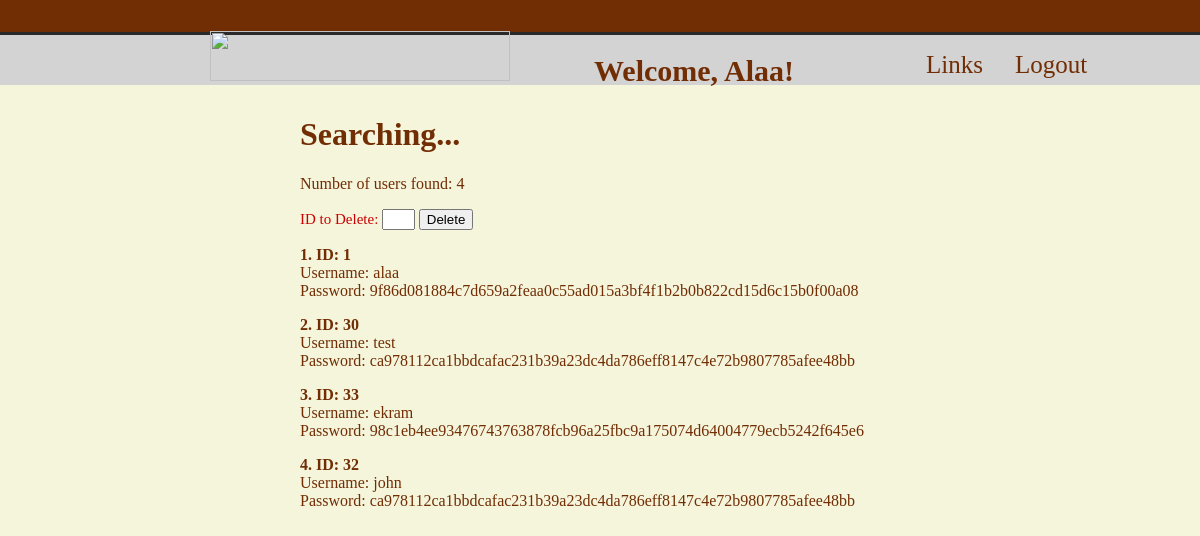
Screenshot of /results.php (signed in) with the database file from the repository.
### tables this page shows
CREATE TABLE IF NOT EXISTS `user` (
  `id` int(11) NOT NULL AUTO_INCREMENT,
  `username` varchar(255) NOT NULL,
  `password` varchar(255) NOT NULL,
  PRIMARY KEY (`id`),
  KEY `username` (`username`)
);

### results.php (the view, shortened to what this page needs)
<?php
require ('connect.php');
?>
<html>
<head><title>Welcome to Babies World</title>
</head>
<body>
<div id="top"></div>
<div id="gray">
<div id="pic"> <img id="logo" src="img/logo.png" width="300px" height="50px">
<span style="font-size:30px;color:#712D04;padding:10px;margin-left:70px;font-weight:bold;">Welcome, <?php echo ucfirst($_SESSION['login_user'])."!"; ?></span>
<ul id="navbar" style="margin-top:-50px;">
  <li><a href="index.php">Links</a></li>
  <li><a href="index.php?logout=true">Logout</a></li>
</ul>
</div>
</div>
<div id="mid">
<h1>Searching...</h1>
<?php
  $searchterm=trim($_POST['searchterm']);
  $query = "select * FROM user WHERE username like '%$searchterm%'";
  $result = $dbcon->query($query);
  $num_results = $result->num_rows;
  echo "<p>Number of users found: ".$num_results."</p>";
  echo "<form method='post' action='results.php'>";
echo "<div style = 'font-size:15px; color:#cc0000; margin-top:10px'>ID to Delete: <input type='text' size='1px' name='iD2Delete'>";
echo " <input type='submit' name='byeuser' value='Delete'></div>";
  echo "</form>";
  for ($i=0; $i <$num_results; $i++) {
     $row = $result->fetch_assoc();
     echo "<p><strong>".($i+1).". ID: ";
     echo htmlspecialchars(stripslashes($row['id']));
     echo "</strong><br />Username: ";
     echo stripslashes($row['username']);
     echo "<br />Password: ";
     echo stripslashes($row['password']);
     echo "<br/>";
     echo "</p>";
  }
?>
</div>
</body>
</html>

### results.php (style rules this page uses)
html,body { overflow-x: hidden;background-color:beige;height:100%; margin:0;padding:0;color:#712D04; }
#top { background-color:#712D04;width:101.5%;height:40px;margin-left:-8px;margin-top:-8px;border-bottom:solid;color:#2A2A2A; }
#mid { width:600px; margin:auto; padding:10px; }
#pic { margin-left:220px;width:100%;margin-top:40px;height:50px; }
#gray { background-color:#D3D3D3; margin-top:-40px;margin-left:-10px;width:101.5%;height:50px; }
#navbar { margin-left:700px;width:500px; }
ul { list-style-type: none;margin: 0;padding: 0; background-color: #f1f1f1;width: 200px; }
li { float:left;color:#712D04; }
li a { display: block;color:#712D04;padding: 8px 16px;text-decoration: none;font-size:25px;margin-top:5px; }
#logo { margin-top:-4px; }

### rows the page displays
user: id "1", username "alaa", password "9f86d081884c7d659a2feaa0c55ad015a3bf4f1b2b0b822cd15d6c15b0f00a08"
user: id "30", username "test", password "ca978112ca1bbdcafac231b39a23dc4da786eff8147c4e72b9807785afee48bb"
user: id "33", username "ekram", password "98c1eb4ee93476743763878fcb96a25fbc9a175074d64004779ecb5242f645e6"
user: id "32", username "john", password "ca978112ca1bbdcafac231b39a23dc4da786eff8147c4e72b9807785afee48bb"

### other values shown
$_SESSION['login_user'] "Alaa"
$num_results "4"
